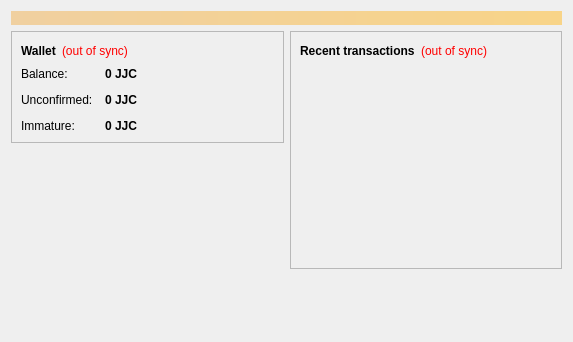
<?xml version="1.0" encoding="UTF-8"?>
<ui version="4.0">
 <class>OverviewPage</class>
 <widget class="QWidget" name="OverviewPage">
  <property name="geometry">
   <rect>
    <x>0</x>
    <y>0</y>
    <width>573</width>
    <height>342</height>
   </rect>
  </property>
  <property name="windowTitle">
   <string>Form</string>
  </property>
  <layout class="QVBoxLayout" name="topLayout">
   <item>
    <widget class="QLabel" name="labelAlerts">
     <property name="visible">
      <bool>false</bool>
     </property>
     <property name="styleSheet">
      <string notr="true">background-color: qlineargradient(x1: 0, y1: 0, x2: 1, y2: 0, stop:0 #F0D0A0, stop:1 #F8D488); color:#000000;</string>
     </property>
     <property name="wordWrap">
      <bool>true</bool>
     </property>
     <property name="margin">
      <number>3</number>
     </property>
    </widget>
   </item>
   <item>
    <layout class="QHBoxLayout" name="horizontalLayout" stretch="1,1">
     <item>
      <layout class="QVBoxLayout" name="verticalLayout_2">
       <item>
        <widget class="QFrame" name="frame">
         <property name="frameShape">
          <enum>QFrame::StyledPanel</enum>
         </property>
         <property name="frameShadow">
          <enum>QFrame::Raised</enum>
         </property>
         <layout class="QVBoxLayout" name="verticalLayout_4">
          <item>
           <layout class="QHBoxLayout" name="horizontalLayout_4">
            <item>
             <widget class="QLabel" name="label_5">
              <property name="font">
               <font>
                <weight>75</weight>
                <bold>true</bold>
               </font>
              </property>
              <property name="text">
               <string>Wallet</string>
              </property>
             </widget>
            </item>
            <item>
             <widget class="QLabel" name="labelWalletStatus">
              <property name="toolTip">
               <string>The displayed information may be out of date. Your wallet automatically synchronizes with the JejuCoin network after a connection is established, but this process has not completed yet.</string>
              </property>
              <property name="styleSheet">
               <string notr="true">QLabel { color: red; }</string>
              </property>
              <property name="text">
               <string notr="true">(out of sync)</string>
              </property>
              <property name="alignment">
               <set>Qt::AlignLeading|Qt::AlignLeft|Qt::AlignVCenter</set>
              </property>
             </widget>
            </item>
            <item>
             <spacer name="horizontalSpacer_2">
              <property name="orientation">
               <enum>Qt::Horizontal</enum>
              </property>
              <property name="sizeHint" stdset="0">
               <size>
                <width>40</width>
                <height>20</height>
               </size>
              </property>
             </spacer>
            </item>
           </layout>
          </item>
          <item>
           <layout class="QFormLayout" name="formLayout_2">
            <property name="fieldGrowthPolicy">
             <enum>QFormLayout::AllNonFixedFieldsGrow</enum>
            </property>
            <property name="horizontalSpacing">
             <number>12</number>
            </property>
            <property name="verticalSpacing">
             <number>12</number>
            </property>
            <item row="0" column="0">
             <widget class="QLabel" name="label">
              <property name="text">
               <string>Balance:</string>
              </property>
             </widget>
            </item>
            <item row="0" column="1">
             <widget class="QLabel" name="labelBalance">
              <property name="font">
               <font>
                <weight>75</weight>
                <bold>true</bold>
               </font>
              </property>
              <property name="cursor">
               <cursorShape>IBeamCursor</cursorShape>
              </property>
              <property name="toolTip">
               <string>Your current balance</string>
              </property>
              <property name="text">
               <string notr="true">0 JJC</string>
              </property>
              <property name="textInteractionFlags">
               <set>Qt::LinksAccessibleByMouse|Qt::TextSelectableByKeyboard|Qt::TextSelectableByMouse</set>
              </property>
             </widget>
            </item>
            <item row="1" column="0">
             <widget class="QLabel" name="label_3">
              <property name="text">
               <string>Unconfirmed:</string>
              </property>
             </widget>
            </item>
            <item row="1" column="1">
             <widget class="QLabel" name="labelUnconfirmed">
              <property name="font">
               <font>
                <weight>75</weight>
                <bold>true</bold>
               </font>
              </property>
              <property name="cursor">
               <cursorShape>IBeamCursor</cursorShape>
              </property>
              <property name="toolTip">
               <string>Total of transactions that have yet to be confirmed, and do not yet count toward the current balance</string>
              </property>
              <property name="text">
               <string notr="true">0 JJC</string>
              </property>
              <property name="textInteractionFlags">
               <set>Qt::LinksAccessibleByMouse|Qt::TextSelectableByKeyboard|Qt::TextSelectableByMouse</set>
              </property>
             </widget>
            </item>
            <item row="2" column="0">
             <widget class="QLabel" name="labelImmatureText">
              <property name="text">
               <string>Immature:</string>
              </property>
             </widget>
            </item>
            <item row="2" column="1">
             <widget class="QLabel" name="labelImmature">
              <property name="font">
               <font>
                <weight>75</weight>
                <bold>true</bold>
               </font>
              </property>
              <property name="toolTip">
               <string>Mined balance that has not yet matured</string>
              </property>
              <property name="text">
               <string notr="true">0 JJC</string>
              </property>
              <property name="textInteractionFlags">
               <set>Qt::LinksAccessibleByMouse|Qt::TextSelectableByKeyboard|Qt::TextSelectableByMouse</set>
              </property>
             </widget>
            </item>
           </layout>
          </item>
         </layout>
        </widget>
       </item>
       <item>
        <spacer name="verticalSpacer">
         <property name="orientation">
          <enum>Qt::Vertical</enum>
         </property>
         <property name="sizeHint" stdset="0">
          <size>
           <width>20</width>
           <height>40</height>
          </size>
         </property>
        </spacer>
       </item>
      </layout>
     </item>
     <item>
      <layout class="QVBoxLayout" name="verticalLayout_3">
       <item>
        <widget class="QFrame" name="frame_2">
         <property name="frameShape">
          <enum>QFrame::StyledPanel</enum>
         </property>
         <property name="frameShadow">
          <enum>QFrame::Raised</enum>
         </property>
         <layout class="QVBoxLayout" name="verticalLayout">
          <item>
           <layout class="QHBoxLayout" name="horizontalLayout_2">
            <item>
             <widget class="QLabel" name="label_4">
              <property name="text">
               <string>&lt;b&gt;Recent transactions&lt;/b&gt;</string>
              </property>
             </widget>
            </item>
            <item>
             <widget class="QLabel" name="labelTransactionsStatus">
              <property name="toolTip">
               <string>The displayed information may be out of date. Your wallet automatically synchronizes with the JejuCoin network after a connection is established, but this process has not completed yet.</string>
              </property>
              <property name="styleSheet">
               <string notr="true">QLabel { color: red; }</string>
              </property>
              <property name="text">
               <string notr="true">(out of sync)</string>
              </property>
              <property name="alignment">
               <set>Qt::AlignRight|Qt::AlignTrailing|Qt::AlignVCenter</set>
              </property>
             </widget>
            </item>
            <item>
             <spacer name="horizontalSpacer">
              <property name="orientation">
               <enum>Qt::Horizontal</enum>
              </property>
              <property name="sizeHint" stdset="0">
               <size>
                <width>40</width>
                <height>20</height>
               </size>
              </property>
             </spacer>
            </item>
           </layout>
          </item>
          <item>
           <widget class="QListView" name="listTransactions">
            <property name="styleSheet">
             <string notr="true">QListView { background: transparent; }</string>
            </property>
            <property name="frameShape">
             <enum>QFrame::NoFrame</enum>
            </property>
            <property name="verticalScrollBarPolicy">
             <enum>Qt::ScrollBarAlwaysOff</enum>
            </property>
            <property name="horizontalScrollBarPolicy">
             <enum>Qt::ScrollBarAlwaysOff</enum>
            </property>
            <property name="selectionMode">
             <enum>QAbstractItemView::NoSelection</enum>
            </property>
           </widget>
          </item>
         </layout>
        </widget>
       </item>
       <item>
        <spacer name="verticalSpacer_2">
         <property name="orientation">
          <enum>Qt::Vertical</enum>
         </property>
         <property name="sizeHint" stdset="0">
          <size>
           <width>20</width>
           <height>40</height>
          </size>
         </property>
        </spacer>
       </item>
      </layout>
     </item>
    </layout>
   </item>
  </layout>
 </widget>
 <resources/>
 <connections/>
</ui>
